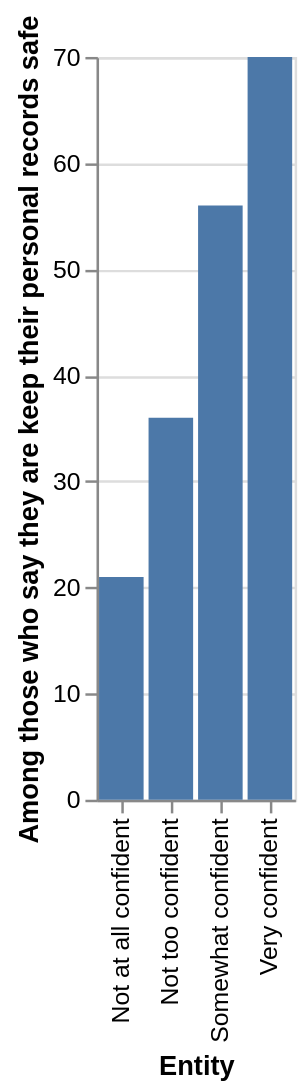

This figure's Vega-Lite source:
### Vega-Lite specification from a JSON file in a GitHub repository (floating-point values rounded to 4 significant figures)
{"$schema": "https://vega.github.io/schema/vega-lite/v5.json", "description": "Bar chart auto-generated from CSV", "data": {"values": [{"Entity": "Not at all confident", "Among those who say they are keep their personal records safe": "21", "that public health organizations will from hackers or unauthorized users": "0"}, {"Entity": "Not too confident", "Among those who say they are keep their personal records safe": "36", "that public health organizations will from hackers or unauthorized users": "0"}, {"Entity": "Somewhat confident", "Among those who say they are keep their personal records safe": "56", "that public health organizations will from hackers or unauthorized users": "0"}, {"Entity": "Very confident", "Among those who say they are keep their personal records safe": "70", "that public health organizations will from hackers or unauthorized users": "0"}]}, "mark": "bar", "encoding": {"x": {"field": "Entity", "type": "ordinal"}, "y": {"field": "Among those who say they are keep their personal records safe", "type": "quantitative"}}}
